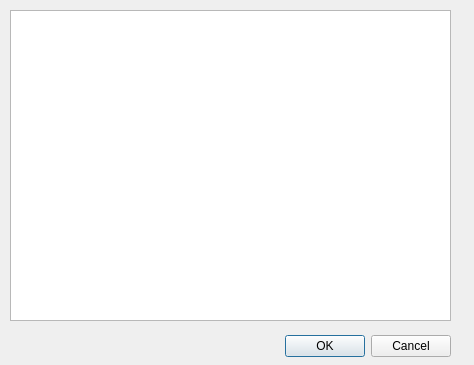
<?xml version="1.0" encoding="UTF-8"?>
<ui version="4.0">
 <class>apps</class>
 <widget class="QDialog" name="apps">
  <property name="geometry">
   <rect>
    <x>0</x>
    <y>0</y>
    <width>474</width>
    <height>365</height>
   </rect>
  </property>
  <property name="windowTitle">
   <string>Установленные приложения</string>
  </property>
  <widget class="QDialogButtonBox" name="buttonBox">
   <property name="geometry">
    <rect>
     <x>110</x>
     <y>330</y>
     <width>341</width>
     <height>32</height>
    </rect>
   </property>
   <property name="orientation">
    <enum>Qt::Horizontal</enum>
   </property>
   <property name="standardButtons">
    <set>QDialogButtonBox::Cancel|QDialogButtonBox::Ok</set>
   </property>
  </widget>
  <widget class="QTextEdit" name="textEdit">
   <property name="geometry">
    <rect>
     <x>10</x>
     <y>10</y>
     <width>441</width>
     <height>311</height>
    </rect>
   </property>
  </widget>
 </widget>
 <resources/>
 <connections>
  <connection>
   <sender>buttonBox</sender>
   <signal>accepted()</signal>
   <receiver>apps</receiver>
   <slot>accept()</slot>
   <hints>
    <hint type="sourcelabel">
     <x>308</x>
     <y>314</y>
    </hint>
    <hint type="destinationlabel">
     <x>157</x>
     <y>274</y>
    </hint>
   </hints>
  </connection>
  <connection>
   <sender>buttonBox</sender>
   <signal>rejected()</signal>
   <receiver>apps</receiver>
   <slot>reject()</slot>
   <hints>
    <hint type="sourcelabel">
     <x>376</x>
     <y>320</y>
    </hint>
    <hint type="destinationlabel">
     <x>286</x>
     <y>274</y>
    </hint>
   </hints>
  </connection>
  <connection>
   <sender>apps</sender>
   <signal>opened(QString)</signal>
   <receiver>textEdit</receiver>
   <slot>append(QString)</slot>
   <hints>
    <hint type="sourcelabel">
     <x>406</x>
     <y>158</y>
    </hint>
    <hint type="destinationlabel">
     <x>329</x>
     <y>158</y>
    </hint>
   </hints>
  </connection>
  <connection>
   <sender>buttonBox</sender>
   <signal>accepted()</signal>
   <receiver>textEdit</receiver>
   <slot>clear()</slot>
   <hints>
    <hint type="sourcelabel">
     <x>263</x>
     <y>303</y>
    </hint>
    <hint type="destinationlabel">
     <x>222</x>
     <y>247</y>
    </hint>
   </hints>
  </connection>
 </connections>
 <slots>
  <signal>opened(QString)</signal>
 </slots>
</ui>
